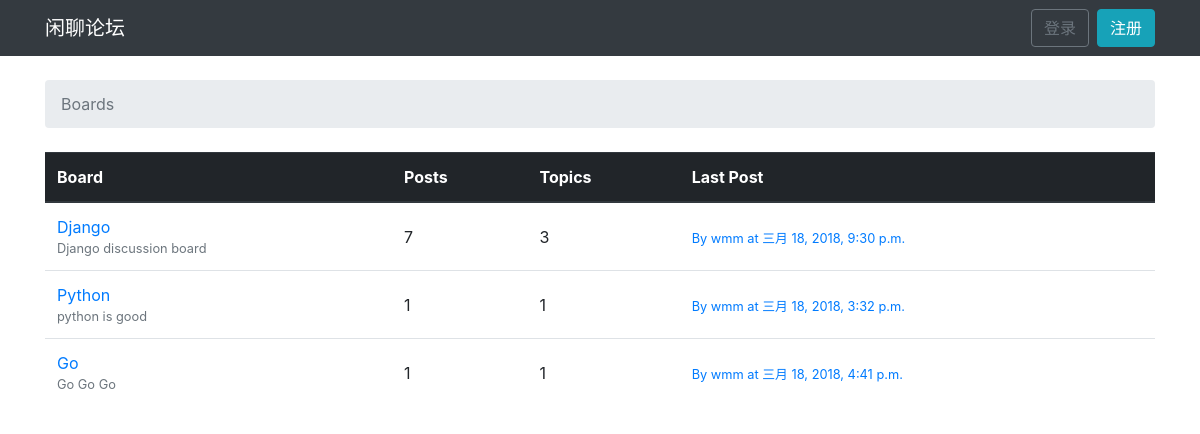
The page /home on the database its author committed.
### Board/models.py (models this page shows, shortened)
class Board(models.Model):
    name = models.CharField(max_length=32, unique=True)
    description = models.CharField(max_length=100)
    def get_posts_count(self):
        return Post.objects.filter(topic__board=self).count()
    def get_last_post(self):
        return Post.objects.filter(topic__board=self).order_by('-created_at').first()

class Post(models.Model):
    message = models.TextField()
    created_at = models.DateTimeField(auto_now_add=True)
    updated_at = models.DateTimeField(null=True)
    topic = models.ForeignKey(Topic, related_name='posts',on_delete=models.CASCADE)
    created_by = models.ForeignKey(User, related_name='posts', on_delete=models.CASCADE)
    updated_by = models.ForeignKey(User, null=True, related_name='+', on_delete=models.CASCADE)

### Board/views.py (the view)
# urls.py: 2. Add a URL to urlpatterns:  path('', views.home, name='home')
def home(req):
    boards = Board.objects.all()
    return render(req, 'home.html', {'boards': boards})

### templates/home.html (shortened to what this page needs)
{% extends 'base.html' %}
{% block breadcrumb %}
<li class="breadcrumb-item active">Boards</li>
{% endblock %}
{% block content %}
<table  class="table table-hover">
    <thead class="thead-dark">
    <tr>
    <th>Board</th>
    <th>Posts</th>
    <th>Topics</th>
        <th>Last Post</th>
    </tr>
    </thead>
    <tbody>
    {% for board in boards %}
        <tr>
        <td>
            <div><a href="{% url 'board_topics' board.pk %}">{{ board.name }}</a></div>
            <small style="color: lightskyblue;" class="text-muted d-block">{{ board.description }}</small>
        </td>
            <td class="align-middle">{{ board.get_posts_count }}</td>
            <td class="align-middle">{{ board.topics.count }}</td>
            <td class="align-middle">
                {% with post=board.get_last_post %}
                    {% if post %}
                        <small>
                            <a href="{% url 'topic_posts' board.pk  post.topic.pk %}">
                                By {{ post.created_by.username }} at {{ post.created_at }}
                            </a>
                        </small>
                    {% else %}
                        <small class="text-muted">
                            <em>No posts yet.</em>
                        </small>
                    {% endif %}
                {% endwith %}
            </td>
        </tr>
    {% endfor %}
    </tbody>
</table>
{% endblock %}

### rows shown on the page
Board: name "Django", description "Django discussion board", get_posts_count "7", topics.count "3", get_last_post.created_by.username "wmm", get_last_post.created_at "三月 18, 2018, 9:30 p.m."
Board: name "Python", description "python is good", get_posts_count "1", topics.count "1", get_last_post.created_by.username "wmm", get_last_post.created_at "三月 18, 2018, 3:32 p.m."
Board: name "Go", description "Go Go Go", get_posts_count "1", topics.count "1", get_last_post.created_by.username "wmm", get_last_post.created_at "三月 18, 2018, 4:41 p.m."
